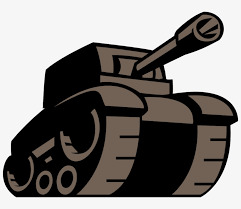
#> input picture temp_image.png, 241 x 209 px
$ python -i steganography.py   (imports and definitions only)
#> lines starting #> are read from the running program, lines starting #| are printed output that depends on the picture; after the words box and inside, x2 and y2 are one past the last pixel; in counts of white or black regions, pixels touching at a corner belong together
from random import seed
from PIL import Image
import numpy as np
import cv2
from scipy.fftpack import dct, idct
import os
from scipy.signal import convolve2d
import struct
import zlib


def string_to_binary(message):
    return ''.join(format(byte, '08b') for byte in message.encode('utf-8'))

# [569 lines left out: functions binary_to_string, validate_binary, binary_to_string_P, binary_to_string_T, binary_to_string2, hide_message_lsb_from_steganography and 12 more, not called in this run]

def retrieve_message_edge_detection(image_path):
    """ดึงข้อความที่ซ่อนอยู่ในภาพ"""
#> called with image_path = '../temp_image.png'
    img = Image.open(image_path).convert('RGB')
#> img is the input picture: PIL image 241x209 RGB; mean R, G, B 130.4, 127, 124.5
    img_array = np.array(img)

    gray_img = img.convert('L')
    gray_array = np.array(gray_img)

    def sobel_edges(gray):
        sobel_x = np.array([[-1, 0, 1], [-2, 0, 2], [-1, 0, 1]])
        sobel_y = np.array([[-1, -2, -1], [0, 0, 0], [1, 2, 1]])
        grad_x = np.abs(convolve2d(gray, sobel_x, mode='same'))
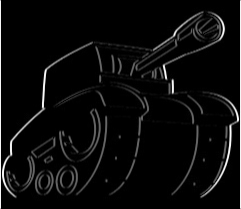
#> grad_x: shape (209, 241) int64; min 0, max 1019, mean 45.1; drawn with min black and max white
        grad_y = np.abs(convolve2d(gray, sobel_y, mode='same'))
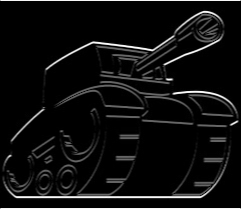
#> grad_y: shape (209, 241) int64; min 0, max 1020, mean 61; drawn with min black and max white
        edges = np.sqrt(grad_x**2 + grad_y**2)
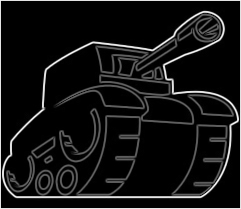
#> edges: shape (209, 241) float64; min 0, max 1103.7, mean 91; drawn with min black and max white
        threshold = 30
        return edges > threshold
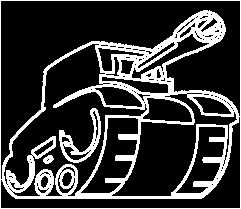
#> returned value: shape (209, 241) bool; 22% white; 3 white regions, box (x1, y1, x2, y2) and area: (0, 0, 241, 209) 10380, (59, 108, 101, 163) 634, (43, 155, 54, 164) 67

    try:
        edges = sobel_edges(gray_array)
        edge_positions = np.column_stack(np.where(edges))
#> edge_positions = 11081 pairs, first value 0 to 208, second value 0 to 240

        # อ่าน header ก่อน (8 bytes = 64 bits)
        header_bits = ""
        for i, j in edge_positions[:64]:
            header_bits += str(img_array[i, j, 0] & 1)
#> this loop made 64 passes
#> header_bits on passes 1 to 12: '0', '00', '000', '0000', '00000', '000000', '0000000', '00000000', '000000000', '0000000000', '00000000000', '000000000000'

        # แปลง header bits เป็น bytes
        header_bytes = bytes(int(header_bits[i:i+8], 2) for i in range(0, 64, 8))
        message_length, expected_checksum = struct.unpack('>II', header_bytes)
#> message_length = 0; expected_checksum = 0

        # อ่านข้อความตามความยาวที่ระบุ
        total_bits_needed = 64 + (message_length * 8)  # header + message
#> total_bits_needed = 64
        binary_message = header_bits

        for i, j in edge_positions[64:total_bits_needed]:
            binary_message += str(img_array[i, j, 0] & 1)
#> this loop made 0 passes

        # แยกส่วน message
        message_binary = binary_message[64:]
#> message_binary = ''
        message_bytes = bytes(int(message_binary[i:i+8], 2)
                            for i in range(0, len(message_binary), 8))

        # ตรวจสอบ checksum
        actual_checksum = zlib.crc32(message_bytes) & 0xFFFFFFFF
#> actual_checksum = 0
        if actual_checksum != expected_checksum:
            return "<font color='red'>⚠️ ข้อมูลเสียหาย: Checksum ไม่ตรงกัน</font>"

        return message_bytes.decode('utf-8')

    except (struct.error, ValueError, UnicodeDecodeError) as e:
        return f"<font color='red'>⚠️ เกิดข้อผิดพลาด: {str(e)}</font>"
    except Exception as e:
        return f"<font color='red'>⚠️ ข้อผิดพลาดที่ไม่คาดคิด: {str(e)}</font>"

>>> result = retrieve_message_edge_detection('../temp_image.png')
#> result = ''
